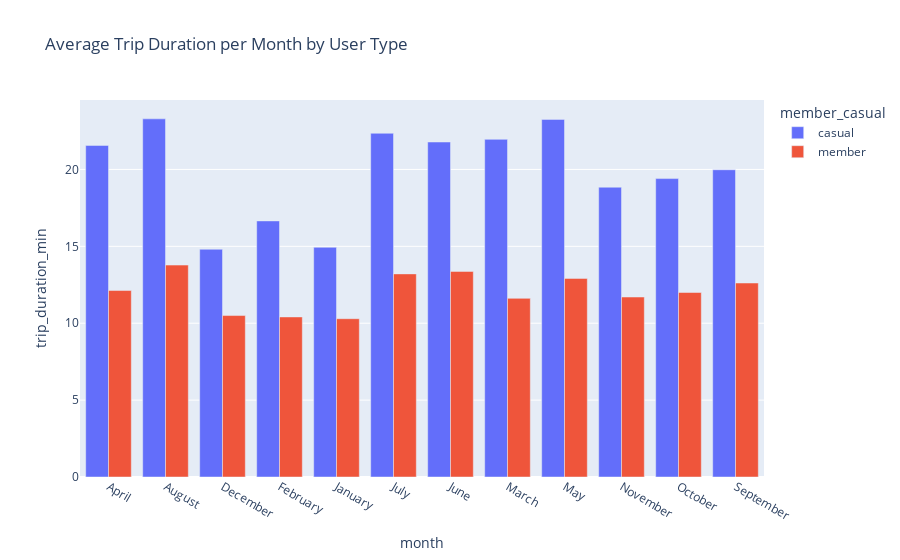

Write notebook code for a chart like this one.
### Code cell
monthly_user = (
    df.groupby(['month', 'member_casual'])['trip_duration_min']
      .mean()
      .reset_index()
)

fig = px.bar(
    monthly_user,
    x='month',
    y='trip_duration_min',
    color='member_casual',
    barmode='group',
    title='Average Trip Duration per Month by User Type'
)
fig.show()

### Figure 1 — Plotly figure (JSON) as saved in the notebook; plotly's stock layout.template omitted (floating-point values rounded to 4 significant figures)
{"data": [{"alignmentgroup": "True", "hovertemplate": "member_casual=casual<br>month=%{x}<br>trip_duration_min=%{y}<extra></extra>", "legendgroup": "casual", "marker": {"color": "#636efa", "pattern": {"shape": ""}}, "name": "casual", "offsetgroup": "casual", "orientation": "v", "showlegend": true, "textposition": "auto", "type": "bar", "x": ["April", "August", "December", "February", "January", "July", "June", "March", "May", "November", "October", "September"], "xaxis": "x", "y": [21.56, 23.29, 14.81, 16.65, 14.94, 22.35, 21.79, 21.96, 23.26, 18.85, 19.41, 19.98], "yaxis": "y"}, {"alignmentgroup": "True", "hovertemplate": "member_casual=member<br>month=%{x}<br>trip_duration_min=%{y}<extra></extra>", "legendgroup": "member", "marker": {"color": "#EF553B", "pattern": {"shape": ""}}, "name": "member", "offsetgroup": "member", "orientation": "v", "showlegend": true, "textposition": "auto", "type": "bar", "x": ["April", "August", "December", "February", "January", "July", "June", "March", "May", "November", "October", "September"], "xaxis": "x", "y": [12.13, 13.78, 10.5, 10.41, 10.29, 13.21, 13.37, 11.62, 12.92, 11.7, 12.0, 12.62], "yaxis": "y"}], "layout": {"barmode": "group", "legend": {"title": {"text": "member_casual"}, "tracegroupgap": 0}, "title": {"text": "Average Trip Duration per Month by User Type"}, "xaxis": {"anchor": "y", "domain": [0, 1], "title": {"text": "month"}}, "yaxis": {"anchor": "x", "domain": [0, 1], "title": {"text": "trip_duration_min"}}}}
